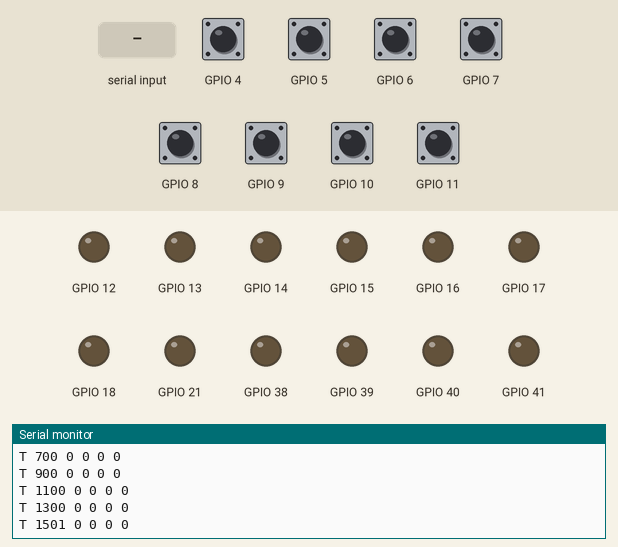
Bench run of a sketch on a simulated ESP32-S3. On the bench: output pins drawn as LEDs (lit = HIGH), the last lines printed to the serial monitor. The inputs (shaded band) are chosen by the test bench; at power-on: GPIO 4–11 HIGH.

Above: at 1.7 s.
1.8 s: "90 45\n" received over Serial
At 1.81 s:
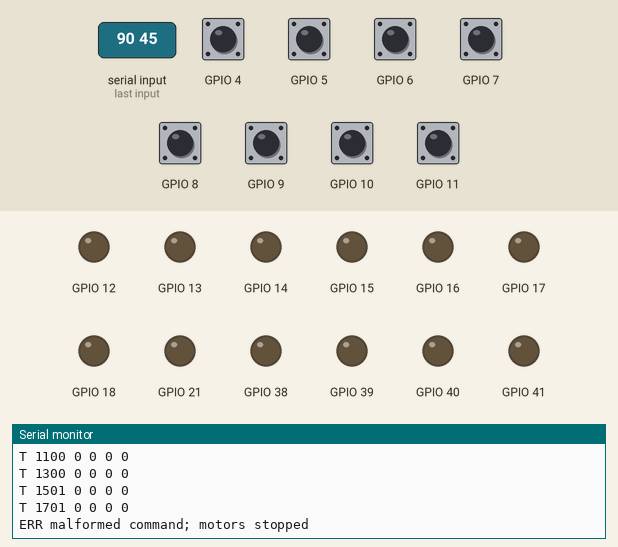
3.3 s: "X\n" received over Serial
At 3.66 s:
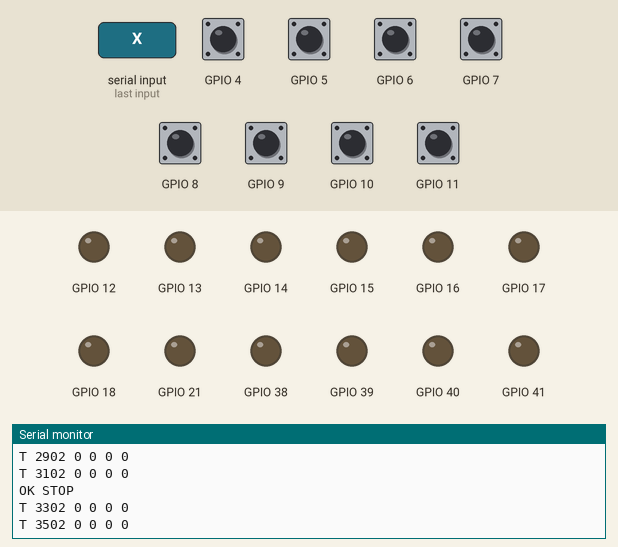
Timing chart, 0 to 6.3 s (numbered marks = the images above; inputs shaded):
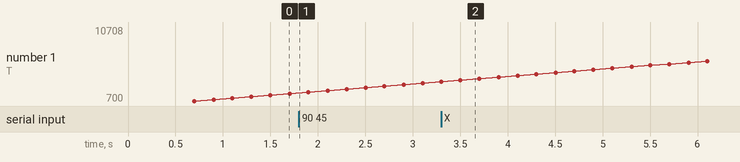

Measured:
- after the input at 1.8 s, the serial monitor: prints a new line at once (image 1)
- after the input at 3.3 s, the serial monitor: prints a new line at once (image 2)
- plotted number 1: 3102 → 10708 after the input at 3.3 s

The sketch:

Mechbot_esp32.ino
```cpp
/*
  ESP32-S3 mecanum USB controller - temporary open-loop version

  Serial protocol at 115200 baud:
    V <forward> <left> <ccw>   Values are normalized from -1.0 to +1.0
    X                         Immediate stop
    ?                         Print help

  Examples:
    V 1 0 0       forward
    V 0 1 0       strafe left
    V 0 0 -1      rotate right

  Safety:
    - Motors start disabled.
    - A valid V command must arrive at least every 300 ms.
    - A timeout or malformed motion command stops all motors.

  Current front motors do not have encoders. Front encoder counts will remain 0.
  Replace the open-loop PWM scaling with per-wheel PID after matching encoder
  motors are installed on all four wheels.
*/

#include <Arduino.h>
#include <esp_arduino_version.h>

constexpr uint32_t SERIAL_BAUD = 115200;
constexpr uint32_t PWM_FREQUENCY_HZ = 20000;
constexpr uint8_t PWM_RESOLUTION_BITS = 8;
constexpr uint32_t COMMAND_TIMEOUT_MS = 300;
constexpr uint32_t TELEMETRY_INTERVAL_MS = 200;
constexpr float ENCODER_COUNTS_PER_REV = 2500.0F;
constexpr size_t RX_BUFFER_SIZE = 80;

enum MotorIndex : uint8_t {
  FRONT_LEFT = 0,
  FRONT_RIGHT,
  REAR_LEFT,
  REAR_RIGHT,
  MOTOR_COUNT
};

struct MotorConfig {
  const char *name;
  uint8_t dir1Pin;
  uint8_t dir2Pin;
  uint8_t pwmPin;
  uint8_t encoderAPin;
  uint8_t encoderBPin;
  uint8_t matchedPwm;
  int8_t motorPolarity;
  int8_t encoderPolarity;
};

MotorConfig motors[MOTOR_COUNT] = {
  {"FL", 12, 13, 38,  4,  5, 230, +1, +1},
  {"FR", 14, 15, 39,  6,  7, 230, +1, +1},
  {"RL", 16, 17, 40,  8,  9, 177, +1, +1},
  {"RR", 18, 21, 41, 10, 11, 172, +1, -1}
};

volatile int32_t encoderCounts[MOTOR_COUNT] = {0, 0, 0, 0};
volatile uint8_t previousEncoderState[MOTOR_COUNT] = {0, 0, 0, 0};
portMUX_TYPE encoderMux = portMUX_INITIALIZER_UNLOCKED;

DRAM_ATTR const int8_t quadratureDelta[16] = {
   0, -1, +1,  0,
  +1,  0,  0, -1,
  -1,  0,  0, +1,
   0, +1, -1,  0
};

#if ESP_ARDUINO_VERSION_MAJOR < 3
constexpr uint8_t pwmChannels[MOTOR_COUNT] = {0, 1, 2, 3};
#endif

char rxBuffer[RX_BUFFER_SIZE];
size_t rxLength = 0;
uint32_t lastCommandMs = 0;
uint32_t lastTelemetryMs = 0;
bool commandActive = false;
bool watchdogReported = false;

void IRAM_ATTR updateEncoder(uint8_t index) {
  const uint8_t currentState =
      (static_cast<uint8_t>(digitalRead(motors[index].encoderAPin)) << 1) |
       static_cast<uint8_t>(digitalRead(motors[index].encoderBPin));
  const uint8_t transition = (previousEncoderState[index] << 2) | currentState;
  previousEncoderState[index] = currentState;

  portENTER_CRITICAL_ISR(&encoderMux);
  encoderCounts[index] += quadratureDelta[transition] * motors[index].encoderPolarity;
  portEXIT_CRITICAL_ISR(&encoderMux);
}

void IRAM_ATTR frontLeftEncoderISR()  { updateEncoder(FRONT_LEFT); }
void IRAM_ATTR frontRightEncoderISR() { updateEncoder(FRONT_RIGHT); }
void IRAM_ATTR rearLeftEncoderISR()   { updateEncoder(REAR_LEFT); }
void IRAM_ATTR rearRightEncoderISR()  { updateEncoder(REAR_RIGHT); }

void writePwm(uint8_t index, uint8_t duty) {
#if ESP_ARDUINO_VERSION_MAJOR >= 3
  ledcWrite(motors[index].pwmPin, duty);
#else
  ledcWrite(pwmChannels[index], duty);
#endif
}

bool attachPwm(uint8_t index) {
#if ESP_ARDUINO_VERSION_MAJOR >= 3
  return ledcAttach(motors[index].pwmPin, PWM_FREQUENCY_HZ,
                    PWM_RESOLUTION_BITS);
#else
  ledcSetup(pwmChannels[index], PWM_FREQUENCY_HZ, PWM_RESOLUTION_BITS);
  ledcAttachPin(motors[index].pwmPin, pwmChannels[index]);
  return true;
#endif
}

void stopMotor(uint8_t index) {
  writePwm(index, 0);
  digitalWrite(motors[index].dir1Pin, LOW);
  digitalWrite(motors[index].dir2Pin, LOW);
}

void stopAllMotors() {
  for (uint8_t i = 0; i < MOTOR_COUNT; ++i) {
    stopMotor(i);
  }
  commandActive = false;
}

void setMotorCommand(uint8_t index, float normalizedCommand) {
  normalizedCommand = constrain(normalizedCommand, -1.0F, 1.0F);
  if (fabsf(normalizedCommand) < 0.01F) {
    stopMotor(index);
    return;
  }

  normalizedCommand *= motors[index].motorPolarity;
  if (normalizedCommand > 0.0F) {
    digitalWrite(motors[index].dir1Pin, HIGH);
    digitalWrite(motors[index].dir2Pin, LOW);
  } else {
    digitalWrite(motors[index].dir1Pin, LOW);
    digitalWrite(motors[index].dir2Pin, HIGH);
  }

  const uint8_t duty = static_cast<uint8_t>(
      roundf(fabsf(normalizedCommand) * motors[index].matchedPwm));
  writePwm(index, duty);
}

void applyVelocity(float forward, float left, float ccw) {
  forward = constrain(forward, -1.0F, 1.0F);
  left = constrain(left, -1.0F, 1.0F);
  ccw = constrain(ccw, -1.0F, 1.0F);

  // Mecanum inverse kinematics matching the verified WASD/QE directions.
  float wheel[MOTOR_COUNT] = {
    forward - left - ccw,  // FL
    forward + left + ccw,  // FR
    forward + left - ccw,  // RL
    forward - left + ccw   // RR
  };

  float largest = 1.0F;
  for (uint8_t i = 0; i < MOTOR_COUNT; ++i) {
    largest = max(largest, fabsf(wheel[i]));
  }
  for (uint8_t i = 0; i < MOTOR_COUNT; ++i) {
    setMotorCommand(i, wheel[i] / largest);
  }

  lastCommandMs = millis();
  commandActive = true;
  watchdogReported = false;
}

int32_t getEncoderCount(uint8_t index) {
  portENTER_CRITICAL(&encoderMux);
  const int32_t count = encoderCounts[index];
  portEXIT_CRITICAL(&encoderMux);
  return count;
}

void sendTelemetry() {
  Serial.printf("T %lu %ld %ld %ld %ld\n",
                static_cast<unsigned long>(millis()),
                static_cast<long>(getEncoderCount(FRONT_LEFT)),
                static_cast<long>(getEncoderCount(FRONT_RIGHT)),
                static_cast<long>(getEncoderCount(REAR_LEFT)),
                static_cast<long>(getEncoderCount(REAR_RIGHT)));
}

void printHelp() {
  Serial.println("Commands:");
  Serial.println("  V <forward> <left> <ccw>   each value -1.0 to +1.0");
  Serial.println("  X                         immediate stop");
  Serial.println("  ?                         help");
  Serial.println("Watchdog: 300 ms. Telemetry: T <ms> <FL> <FR> <RL> <RR>");
}

void processCommand(char *line) {
  while (*line == ' ' || *line == '\t') {
    ++line;
  }

  if (line[0] == 'X' && line[1] == '\0') {
    stopAllMotors();
    watchdogReported = false;
    Serial.println("OK STOP");
    return;
  }

  if (line[0] == '?' && line[1] == '\0') {
    printHelp();
    return;
  }

  float forward = 0.0F;
  float left = 0.0F;
  float ccw = 0.0F;
  char extra = '\0';
  const int fields = sscanf(line, "V %f %f %f %c",
                            &forward, &left, &ccw, &extra);
  if (fields == 3) {
    applyVelocity(forward, left, ccw);
    return;
  }

  // Unknown or malformed motion input fails safe.
  stopAllMotors();
  Serial.println("ERR malformed command; motors stopped");
}

void receiveSerialCommands() {
  while (Serial.available() > 0) {
    const char incoming = static_cast<char>(Serial.read());

    if (incoming == '\n' || incoming == '\r') {
      if (rxLength > 0) {
        rxBuffer[rxLength] = '\0';
        processCommand(rxBuffer);
        rxLength = 0;
      }
      continue;
    }

    if (rxLength < RX_BUFFER_SIZE - 1) {
      rxBuffer[rxLength++] = incoming;
    } else {
      rxLength = 0;
      stopAllMotors();
      Serial.println("ERR command too long; motors stopped");
    }
  }
}

void setup() {
  for (uint8_t i = 0; i < MOTOR_COUNT; ++i) {
    pinMode(motors[i].dir1Pin, OUTPUT);
    pinMode(motors[i].dir2Pin, OUTPUT);
    pinMode(motors[i].pwmPin, OUTPUT);
    digitalWrite(motors[i].dir1Pin, LOW);
    digitalWrite(motors[i].dir2Pin, LOW);
    digitalWrite(motors[i].pwmPin, LOW);
  }

  Serial.begin(SERIAL_BAUD);
  delay(500);

  for (uint8_t i = 0; i < MOTOR_COUNT; ++i) {
    if (!attachPwm(i)) {
      stopAllMotors();
      Serial.printf("FATAL PWM attach failed for %s\n", motors[i].name);
      while (true) {
        delay(1000);
      }
    }
    writePwm(i, 0);

    pinMode(motors[i].encoderAPin, INPUT_PULLUP);
    pinMode(motors[i].encoderBPin, INPUT_PULLUP);
    previousEncoderState[i] =
        (static_cast<uint8_t>(digitalRead(motors[i].encoderAPin)) << 1) |
         static_cast<uint8_t>(digitalRead(motors[i].encoderBPin));
  }

  attachInterrupt(digitalPinToInterrupt(motors[FRONT_LEFT].encoderAPin),
                  frontLeftEncoderISR, CHANGE);
  attachInterrupt(digitalPinToInterrupt(motors[FRONT_LEFT].encoderBPin),
                  frontLeftEncoderISR, CHANGE);
  attachInterrupt(digitalPinToInterrupt(motors[FRONT_RIGHT].encoderAPin),
                  frontRightEncoderISR, CHANGE);
  attachInterrupt(digitalPinToInterrupt(motors[FRONT_RIGHT].encoderBPin),
                  frontRightEncoderISR, CHANGE);
  attachInterrupt(digitalPinToInterrupt(motors[REAR_LEFT].encoderAPin),
                  rearLeftEncoderISR, CHANGE);
  attachInterrupt(digitalPinToInterrupt(motors[REAR_LEFT].encoderBPin),
                  rearLeftEncoderISR, CHANGE);
  attachInterrupt(digitalPinToInterrupt(motors[REAR_RIGHT].encoderAPin),
                  rearRightEncoderISR, CHANGE);
  attachInterrupt(digitalPinToInterrupt(motors[REAR_RIGHT].encoderBPin),
                  rearRightEncoderISR, CHANGE);

  stopAllMotors();
  lastCommandMs = millis();
  lastTelemetryMs = millis();
  Serial.println("READY ESP32_MECANUM_USB_V1");
  printHelp();
}

void loop() {
  receiveSerialCommands();

  const uint32_t nowMs = millis();
  if (commandActive && nowMs - lastCommandMs > COMMAND_TIMEOUT_MS) {
    stopAllMotors();
    if (!watchdogReported) {
      Serial.println("FAULT WATCHDOG; motors stopped");
      watchdogReported = true;
    }
  }

  if (nowMs - lastTelemetryMs >= TELEMETRY_INTERVAL_MS) {
    sendTelemetry();
    lastTelemetryMs = nowMs;
  }

  delay(1);
}
```
